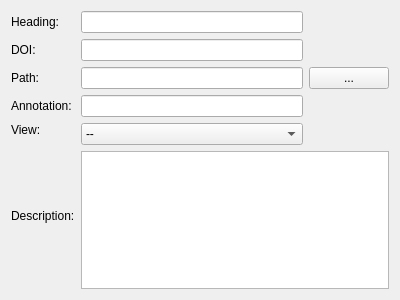
<?xml version="1.0" encoding="UTF-8"?>
<ui version="4.0">
 <class>SamplesWidget</class>
 <widget class="QWidget" name="SamplesWidget">
  <property name="geometry">
   <rect>
    <x>0</x>
    <y>0</y>
    <width>400</width>
    <height>300</height>
   </rect>
  </property>
  <property name="windowTitle">
   <string>SamplesWidget</string>
  </property>
  <layout class="QGridLayout" name="gridLayout">
   <item row="0" column="0">
    <widget class="QLabel" name="labelHeading">
     <property name="text">
      <string>Heading:</string>
     </property>
    </widget>
   </item>
   <item row="0" column="1">
    <widget class="QLineEdit" name="lineEditHeading"/>
   </item>
   <item row="1" column="0">
    <widget class="QLabel" name="labelDOI">
     <property name="text">
      <string>DOI:</string>
     </property>
    </widget>
   </item>
   <item row="1" column="1">
    <widget class="QLineEdit" name="lineEditDOI"/>
   </item>
   <item row="2" column="0">
    <widget class="QLabel" name="labelPath">
     <property name="text">
      <string>Path:</string>
     </property>
    </widget>
   </item>
   <item row="2" column="1">
    <widget class="QLineEdit" name="lineEditPath"/>
   </item>
   <item row="2" column="2">
    <widget class="QPushButton" name="pushButtonPathFile">
     <property name="text">
      <string>...</string>
     </property>
    </widget>
   </item>
   <item row="3" column="0">
    <widget class="QLabel" name="labelAnnotation">
     <property name="text">
      <string>Annotation:</string>
     </property>
    </widget>
   </item>
   <item row="3" column="1">
    <widget class="QLineEdit" name="lineEditAnnotation"/>
   </item>
   <item row="4" column="0">
    <widget class="QLabel" name="labelView">
     <property name="text">
      <string>View:</string>
     </property>
    </widget>
   </item>
   <item row="4" column="1" rowspan="2">
    <widget class="QComboBox" name="comboBoxView">
     <item>
      <property name="text">
       <string>--</string>
      </property>
     </item>
    </widget>
   </item>
   <item row="5" column="0" rowspan="2">
    <widget class="QLabel" name="labelDescription">
     <property name="text">
      <string>Description:</string>
     </property>
    </widget>
   </item>
   <item row="6" column="1" colspan="2">
    <widget class="QPlainTextEdit" name="plainTextEditDescription"/>
   </item>
   <item row="7" column="1">
    <spacer name="verticalSpacer">
     <property name="orientation">
      <enum>Qt::Vertical</enum>
     </property>
     <property name="sizeHint" stdset="0">
      <size>
       <width>20</width>
       <height>40</height>
      </size>
     </property>
    </spacer>
   </item>
  </layout>
 </widget>
 <resources/>
 <connections/>
</ui>
